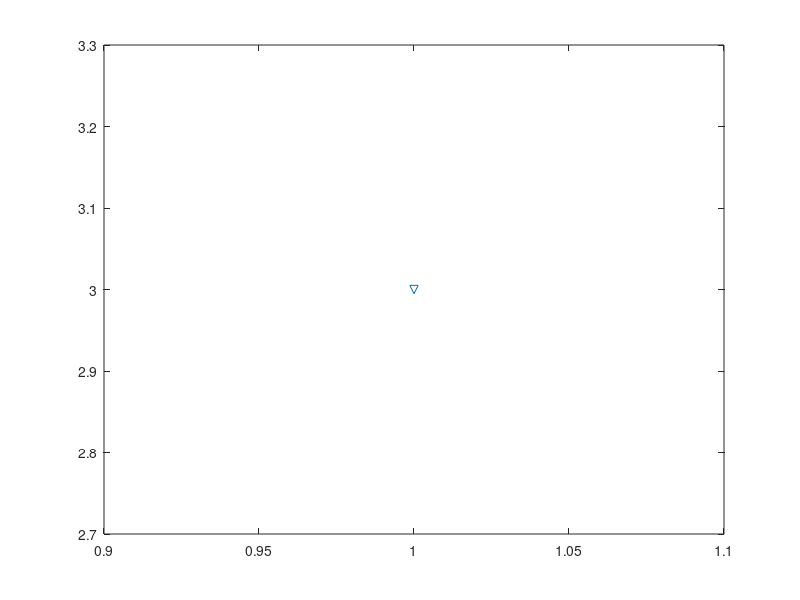

Recreate this plot in MATLAB.
%% One Line Pass
%
% One line, all passing
%
function fiveLinePass
    plot(1:100, 1:100, 'b--');
    plot(2:200, 200:-1:2, 'k-');
    plot(5:-1:1, 10:-1:6, 'c*-.');
    plot(1:2:100, 1:2:100, 'kd');
    plot(1, 3, 'v');
end